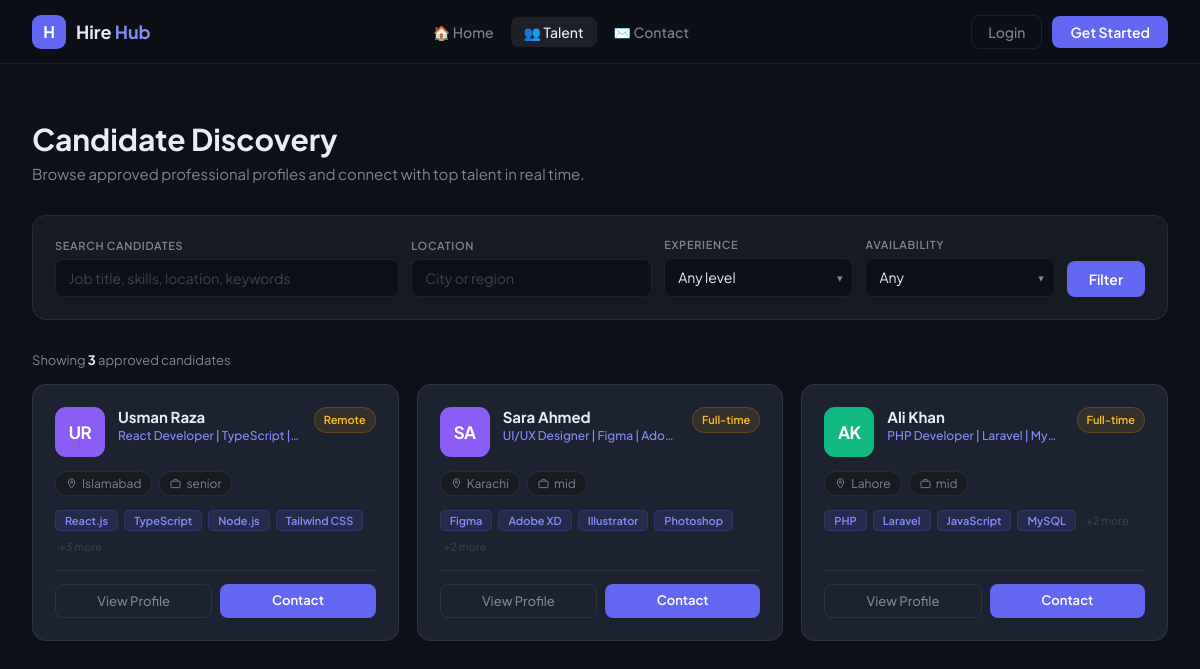
/candidates.php, run on the app's committed database.
### tables this page shows
CREATE TABLE IF NOT EXISTS seeker_profiles (
    id               INT           AUTO_INCREMENT PRIMARY KEY,
    user_id          INT           NOT NULL UNIQUE,
    job_title        VARCHAR(255)  DEFAULT NULL,
    skills           TEXT          DEFAULT NULL,           
    experience_years INT           DEFAULT 0,
    education        TEXT          DEFAULT NULL,
    resume_path      VARCHAR(500)  DEFAULT NULL,
    career_objective TEXT          DEFAULT NULL,
    availability     ENUM('full-time','part-time','remote','contract') DEFAULT 'full-time',
    expected_salary  VARCHAR(100)  DEFAULT NULL,
    experience_level ENUM('entry','mid','senior','executive') DEFAULT 'entry',
    linkedin         VARCHAR(255)  DEFAULT NULL,
    portfolio        VARCHAR(255)  DEFAULT NULL,
    status           ENUM('pending','approved','rejected') NOT NULL DEFAULT 'pending',
    created_at       TIMESTAMP     DEFAULT CURRENT_TIMESTAMP,
    updated_at       TIMESTAMP     DEFAULT CURRENT_TIMESTAMP ON UPDATE CURRENT_TIMESTAMP,
    FOREIGN KEY (user_id) REFERENCES users(id) ON DELETE CASCADE,
    INDEX idx_user_id (user_id),
    INDEX idx_status  (status)
);

CREATE TABLE IF NOT EXISTS users (
    id               INT           AUTO_INCREMENT PRIMARY KEY,
    name             VARCHAR(255)  NOT NULL,
    email            VARCHAR(255)  NOT NULL UNIQUE,
    password         VARCHAR(255)  NOT NULL,
    role             ENUM('seeker','employer','admin') NOT NULL DEFAULT 'seeker',
    phone            VARCHAR(50)   DEFAULT NULL,
    location         VARCHAR(150)  DEFAULT NULL,
    bio              TEXT          DEFAULT NULL,
    profile_pic      VARCHAR(500)  DEFAULT NULL,
    headline         VARCHAR(255)  DEFAULT NULL,           
    company_name     VARCHAR(255)  DEFAULT NULL,           
    company_location VARCHAR(255)  DEFAULT NULL,           
    is_active        TINYINT(1)    NOT NULL DEFAULT 1,     
    created_at       TIMESTAMP     DEFAULT CURRENT_TIMESTAMP,
    INDEX idx_email  (email),
    INDEX idx_role   (role),
    INDEX idx_active (is_active)
);

### candidates.php (the view, shortened to what this page needs)
<?php
require_once 'config.php';
$search       = isset($_GET['search'])       ? trim($_GET['search'])       : '';
$location     = isset($_GET['location'])     ? trim($_GET['location'])     : '';
$experience   = isset($_GET['experience'])   ? trim($_GET['experience'])   : '';
$availability = isset($_GET['availability']) ? trim($_GET['availability']) : '';
$sql = "SELECT
            u.id,
            u.name,
            u.email,
            u.profile_pic,
            u.location,
            u.bio,
            u.headline,
            u.phone,
            u.created_at,
            sp.job_title,
            sp.skills,
            sp.experience_years,
            sp.experience_level,
            sp.availability,
            sp.expected_salary,
            sp.linkedin,
            sp.portfolio
        FROM users u
        INNER JOIN seeker_profiles sp ON sp.user_id = u.id
        WHERE u.role     = 'seeker'
          AND u.is_active = 1
          AND sp.status  = 'approved'";
$sql .= " ORDER BY u.id DESC";
$candidates = [];
$stmt = $conn->prepare($sql);
if ($stmt) {
    $stmt->execute();
    $candidates = $stmt->get_result()->fetch_all(MYSQLI_ASSOC);
} else {
    $dbError = $conn->error;
}
function cd_initials(string $name): string {
    $words = array_filter(explode(' ', trim($name)));
    return strtoupper(implode('', array_map(fn($w) => $w[0], array_slice($words, 0, 2))));
}
function cd_avatarBg(string $name): string {
    $p = ['#6366f1','#8b5cf6','#ec4899','#f59e0b','#10b981','#3b82f6','#ef4444','#14b8a6','#f97316'];
    return $p[abs(crc32($name)) % count($p)];
}
function cd_parseSkills(?string $raw): array {
    return array_values(array_filter(array_map('trim', explode(',', $raw))));
}
function cd_availBadge(?string $av): array {
    $a = strtolower((string)$av);
    if (!empty($a))                                                return ['avail-limited', ucwords(str_replace('_',' ',$a))];
    return ['', ''];
}
?>
<!DOCTYPE html>
<html lang="en">
<head>
</head>
<body>
<nav>
  <a href="index.php" class="logo">
    <div class="logo-icon">H</div>
    <span class="logo-text">Hire <em>Hub</em></span>
  </a>
  <div class="nl">
    <a href="index.php">🏠 Home</a>
    <a href="candidates.php" class="on">👥 Talent</a>
    <a href="contact.php">✉️ Contact</a>
  </div>
  <div class="na">
    <?php if (isset($_SESSION['user_id'])): ?>
      <a href="dashboard.php" class="btn-o">Dashboard</a>
      <a href="logout.php"    class="btn-p">Logout</a>
    <?php else: ?>
      <a href="login.php"    class="btn-o">Login</a>
      <a href="register.php" class="btn-p">Get Started</a>
    <?php endif; ?>
  </div>
</nav>
<div class="hero">
  <h1>Candidate Discovery</h1>
  <p>Browse approved professional profiles and connect with top talent in real time.</p>
</div>
<div class="fw">
  <form method="GET" action="candidates.php">
    <div class="fb">
      <div class="ff">
        <label>Search candidates</label>
        <input type="text" name="search"
               placeholder="Job title, skills, location, keywords"
               value="<?= htmlspecialchars($search) ?>">
      </div>
      <div class="ff">
        <label>Location</label>
        <input type="text" name="location"
               placeholder="City or region"
               value="<?= htmlspecialchars($location) ?>">
      </div>
      <div class="ff">
        <label>Experience</label>
        <div class="sw">
          <select name="experience">
            <option value="">Any level</option>
          </select>
        </div>
      </div>
      <div class="ff">
        <label>Availability</label>
        <div class="sw">
          <select name="availability">
            <option value="">Any</option>
          </select>
        </div>
      </div>
      <button type="submit" class="btn-f">Filter</button>
    </div>
  </form>
</div>
<div class="rb">
  <span class="rc">
    Showing <strong><?= count($candidates) ?></strong>
    approved candidate<?= count($candidates)!==1?'s':'' ?>
  </span>
</div>
<div class="grid">
<?php if (empty($candidates)): ?>
  <div class="empty">
    <div class="eico">🔍</div>
    <h3><?= (!empty($search)||!empty($location)||!empty($experience)||!empty($availability)) ? 'No results found' : 'No approved candidates yet' ?></h3>
    <p>
      <?php if (!empty($search)||!empty($location)||!empty($experience)||!empty($availability)): ?>
        Try wider search terms or <a href="candidates.php" style="color:var(--acl)">clear all filters</a>.
      <?php else: ?>
        Candidates need <code>role = 'seeker'</code> and <code>is_active = 1</code>
        in the <code>users</code> table.<br>Approve them from the admin panel to show here.
      <?php endif; ?>
    </p>
  </div>
<?php else: ?>
  <?php foreach ($candidates as $c):
    $skills = cd_parseSkills($c['skills'] ?? '');
    $ini    = cd_initials($c['name'] ?? 'U');
    $bg     = cd_avatarBg($c['name'] ?? '');
    $pic    = !empty($c['profile_pic']) ? 'uploads/'.$c['profile_pic'] : '';
    $hasPic = $pic && file_exists($pic);
    [$avCls, $avLbl] = cd_availBadge($c['availability'] ?? '');
  ?>
  <div class="card">
    <div class="ctop">
      <div class="av" style="background:<?= $hasPic ? '#1c2230' : $bg ?>">
        <?php if ($hasPic): ?>
          <img src="<?= htmlspecialchars($pic) ?>"
               alt="<?= htmlspecialchars($c['name']) ?>">
        <?php else: ?>
          <?= $ini ?>
        <?php endif; ?>
      </div>
      <div class="ci">
        <div class="cn"><?= htmlspecialchars($c['name'] ?? 'Unknown') ?></div>
        <div class="ct"><?= htmlspecialchars(!empty($c['headline']) ? $c['headline'] : 'Job Seeker') ?></div>
      </div>
      <?php if ($avCls): ?>
        <span class="abadge <?= $avCls ?>"><?= $avLbl ?></span>
      <?php endif; ?>
    </div>
    <?php if (!empty($c['location']) || !empty($c['experience_level'])): ?>
    <div class="cmeta">
      <?php if (!empty($c['location'])): ?>
      <span class="mb">
        <svg viewBox="0 0 24 24" fill="none" stroke="currentColor" stroke-width="2">
          <path d="M12 2C8.13 2 5 5.13 5 9c0 5.25 7 13 7 13s7-7.75 7-13c0-3.87-3.13-7-7-7z"/>
          <circle cx="12" cy="9" r="2.5"/>
        </svg>
        <?= htmlspecialchars($c['location']) ?>
      </span>
      <?php endif; ?>
      <?php if (!empty($c['experience_level'])): ?>
      <span class="mb">
        <svg viewBox="0 0 24 24" fill="none" stroke="currentColor" stroke-width="2">
          <rect x="2" y="7" width="20" height="14" rx="2"/>
          <path d="M16 7V5a2 2 0 0 0-2-2h-4a2 2 0 0 0-2 2v2"/>
        </svg>
        <?= htmlspecialchars($c['experience_level']) ?>
      </span>
      <?php endif; ?>
    </div>
    <?php endif; ?>
    <?php if (!empty($skills)): ?>
    <div class="stags">
      <?php foreach (array_slice($skills, 0, 4) as $sk): ?>
        <span class="stag"><?= htmlspecialchars(trim($sk)) ?></span>
      <?php endforeach; ?>
      <?php if (count($skills) > 4): ?>
        <span class="smore">+<?= count($skills)-4 ?> more</span>
      <?php endif; ?>
    </div>
    <?php endif; ?>
    <div class="cfoot">
      <a href="candidate_profile.php?id=<?= (int)$c['id'] ?>" class="bv">
        View Profile
      </a>
      <?php
        $isEmployer = isset($_SESSION['user_id']) &&
                      isset($_SESSION['role']) &&
                      $_SESSION['role'] === 'employer';
      ?>
      <?php if ($isEmployer): ?>
        <a href="contact_candidate.php?id=<?= (int)$c['id'] ?>" class="bc">Contact</a>
      <?php else: ?>
        <a href="login.php?redirect=<?= urlencode('candidates.php') ?>" class="bc">Contact</a>
      <?php endif; ?>
    </div>
  </div>
  <?php endforeach; ?>
<?php endif; ?>
</div>
</body>
</html>

### data on the page
seeker_profiles: user.name "UR", user.name "Usman Raza", user.headline "React Developer | TypeScript |…", avLbl "Remote", user.location "Islamabad", experience_level "senior", skills "React.js", skills "TypeScript", skills "Node.js", skills "Tailwind CSS", count($skills)-4 "3"
seeker_profiles: user.name "SA", user.name "Sara Ahmed", user.headline "UI/UX Designer | Figma | Ado…", avLbl "Full-time", user.location "Karachi", experience_level "mid", skills "Figma", skills "Adobe XD", skills "Illustrator", skills "Photoshop", count($skills)-4 "2"
seeker_profiles: user.name "AK", user.name "Ali Khan", user.headline "PHP Developer | Laravel | My…", avLbl "Full-time", user.location "Lahore", experience_level "mid", skills "PHP", skills "Laravel", skills "JavaScript", skills "MySQL", count($skills)-4 "2"

### other printed values
count($candidates) "3"
